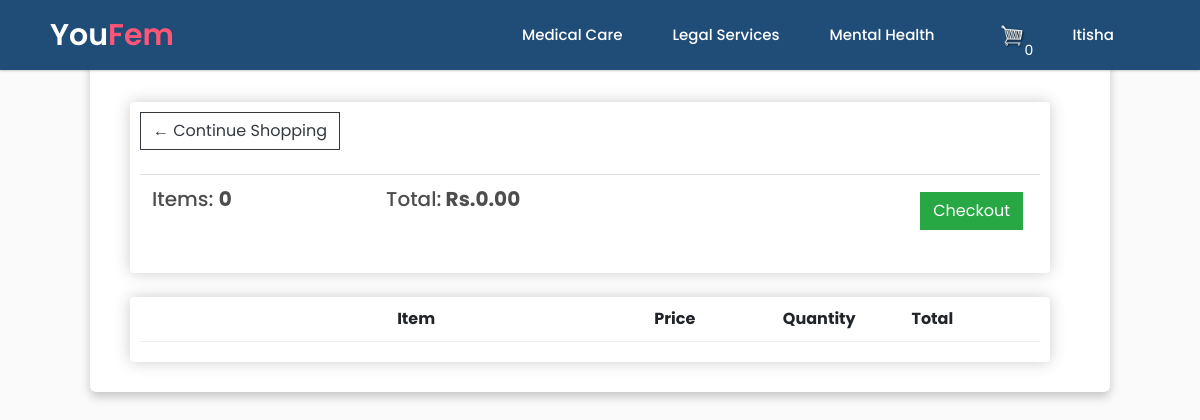
The app's page /cart/ (signed in) with its own data.
### base/models.py (models this page shows, shortened)
class User(AbstractUser):
    is_customer = models.BooleanField(default=False)
    is_employee = models.BooleanField(default=False)
    first_name = models.CharField(max_length=100)
    last_name = models.CharField(max_length=100)

class Order(models.Model):
	customer = models.ForeignKey(Customer, on_delete=models.SET_NULL, null=True, blank=True)
	date_ordered = models.DateTimeField(auto_now_add=True)
	complete = models.BooleanField(default=False)
	transaction_id = models.CharField(max_length=100, null=True)
	@property
	def get_cart_total(self):
		orderitems = self.orderitem_set.all()
		total = sum([item.get_total for item in orderitems])
		return total
	@property
	def get_cart_items(self):
		orderitems = self.orderitem_set.all()
		total = sum([item.quantity for item in orderitems])
		return total

### base/views.py (the view)
# urls.py: path('cart/', views.cart, name="cart"),
@cache_control(no_cache=True, must_revalidate=True, no_store=True)
@login_required(login_url='login')
def cart(request):
	if request.user.is_authenticated:
		customer=request.user.customer
		order, created=Order.objects.get_or_create(customer=customer, complete=False)
		items=order.orderitem_set.all()
		cartItems=order.get_cart_items
	else:
		items=[]
		order={'get_cart_total':0, 'get_cart_items':0, 'shipping':False}
		cartItems=order['get_cart_items']
	context = {'items':items, 'order':order, 'cartItems':cartItems}
	return render(request, 'base/cart.html', context)

### base/templates/base/cart.html (shortened to what this page needs)
{% extends 'base/main.html' %}
{% load static %}
{% block content %}
<div class="row mt-5">
    <div class="col-lg-12">
        <div class="box-element">
            <a  class="btn btn-outline-dark" href="{% url 'store' %}">&#x2190; Continue Shopping</a>
            <br>
            <br>
            <table class="table">
                <tr>
                    <th><h5>Items: <strong>{{order.get_cart_items}}</strong></h5></th>
                    <th><h5>Total:<strong> Rs.{{order.get_cart_total|floatformat:2}}</strong></h5></th>
                    <th>
                        <a  style="float:right; margin:5px;" class="btn btn-success" href="{% url 'checkout' %}">Checkout</a>
                    </th>
                </tr>
            </table>
        </div>
        <br>
        <div class="box-element">
            <div class="cart-row">
                <div style="flex:2"></div>
                <div style="flex:2"><strong>Item</strong></div>
                <div style="flex:1"><strong>Price</strong></div>
                <div style="flex:1"><strong>Quantity</strong></div>
                <div style="flex:1"><strong>Total</strong></div>
            </div>
        </div>
    </div>
</div>
{% endblock content %}

### base/templates/base/main.html (shortened to what this page needs)
<!DOCTYPE html>
{% load static %}
<html>
<head>
	<link rel="stylesheet" href="https://stackpath.bootstrapcdn.com/bootstrap/4.4.1/css/bootstrap.min.css">
	<link rel="stylesheet" type="text/css" href="{% static 'css/main.css' %}">
  <link rel="stylesheet" type="text/css" href="{% static 'css/landing.css' %}">
</head>
<body>
  <nav>
    <div class="navbar">
      <div class="logo">
        <a href="{%url 'landing' %}">You<span class="fem">Fem</span></a>
      </div>
      <div class="nav-links">
        <ul class="links">
          <li>
            <a href="{% url 'medical' %}">Medical Care</a>
            <i class="bx bxs-chevron-down medical-arrow arrow"></i>
          </li>
          <li>
            <a href="{%url 'legal' %}">Legal Services</a>
            <i class="bx bxs-chevron-down legal-arrow arrow"></i>
          </li>
          <li>
            <a href="{%url 'mental'%}">Mental Health</a>
            <i class="bx bxs-chevron-down mental-arrow arrow"></i>
          </li>
          <li>
            <a href="{% url 'cart' %}">
              <img  id="cart-icon" src="{% static 'images/cartimage.png' %}">
          </a>
          <p id="cart-total">{{cartItems}}</p></li>
          {% if request.user.is_authenticated %}
          <li>
            <a href="{%url 'professional-profile' %}">{{request.user.first_name}}</a>
            <i class="bx bxs-chevron-down mental-arrow arrow"></i>
          </li>
          {% else %}
          <li id="login-signup"><a href="{%url 'register-user' %}">Login/SignUp</a></li>
          {% endif %}
      </ul>
      </div>
    </div>
  </nav>
     <div class="container">
            <br>
            {% block content %}
            {% endblock content %}
         </div>
</body>
</html>

### static/css/main.css (style rules this page uses)
body { background-color: hsl(0, 0%, 98%); }
h1, h2, h3, h4, h5, h6 { color: hsl(0, 0%, 30%); }
.box-element { box-shadow: hsl(0, 0%, 80%) 0 0 16px; background-color: #fff; border-radius: 4px; padding: 10px; }
#cart-icon { width: 25px; display: inline-block; margin-left: 15px; }
#cart-total { display: flex; text-align: center; color: #fff; width: 20px; height: 25px; border-radius: 25%; font-size: 14px; }
.col-lg-4, .col-lg-6, .col-lg-8, .col-lg-12 { margin-top: 10px; }
.btn { border-radius: 0; }
.cart-row { display: flex; align-items: flex-stretch; padding-bottom: 10px; margin-bottom: 10px; border-bottom: 1px solid #ececec; }

### static/css/landing.css (style rules this page uses)
* { margin: 0; padding: 0; box-sizing: border-box; font-family: "Poppins", sans-serif; }
nav { position: fixed; top: 0; left: 0; width: 100%; height: 100%; height: 70px; background: #1f4d77; box-shadow: 0 1px 2px rgba(0, 0, 0, 0.2); z-index: 99; }
nav .navbar { height: 100%; max-width: 1250px; width: 100%; display: flex; align-items: center; justify-content: space-between; margin: auto; padding: 0 50px; }
.navbar .logo a { font-size: 30px; color: #fff; text-decoration: none; font-weight: 600; }
.fem { color: #ff5678; }
nav .navbar .nav-links { line-height: 70px; height: 100%; }
nav .navbar .links { display: flex; }
nav .navbar .links li { position: relative; display: flex; align-items: center; justify-content: space-between; list-style: none; padding: 0 14px; }
nav .navbar .links li a { height: 100%; text-decoration: none; white-space: nowrap; color: #fff; font-size: 15px; font-weight: 500; }
nav .navbar .links li .arrow { height: 100%; width: 22px; line-height: 70px; text-align: center; display: inline-block; color: #fff; transition: all 0.3s ease; }
.row { display: flex; flex-wrap: wrap; }
.container { margin-bottom: 200px; width: 85%; background: #fff; border-radius: 6px; padding: 20px 60px 30px 40px; box-shadow: 0 5px 10px rgba(0, 0, 0, 0.2); }

### records on screen
User: user.first_name "Itisha"
Order: get_cart_items "0", get_cart_total "0.00"

### other values on screen
{{ cartItems }} "0"
